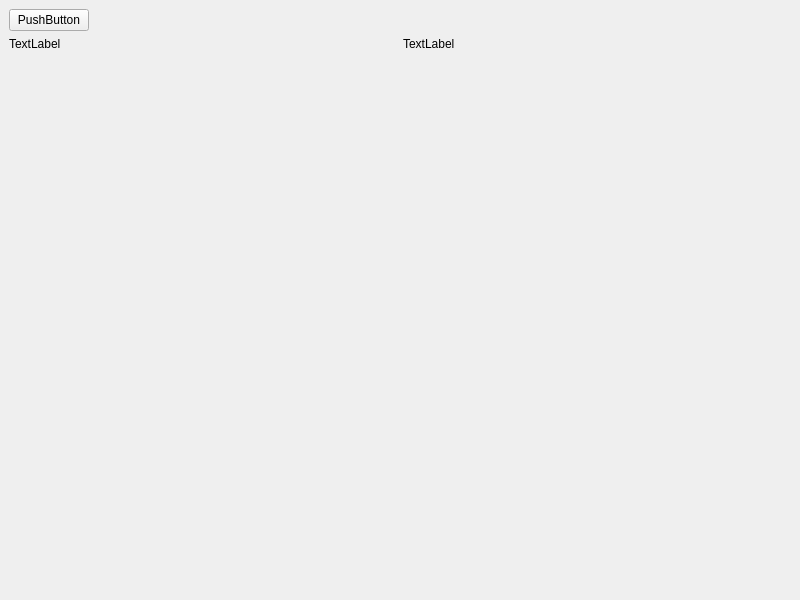
<?xml version="1.0" encoding="UTF-8"?>
<ui version="4.0">
 <class>MainWindow</class>
 <widget class="QMainWindow" name="MainWindow">
  <property name="geometry">
   <rect>
    <x>0</x>
    <y>0</y>
    <width>800</width>
    <height>600</height>
   </rect>
  </property>
  <property name="windowTitle">
   <string>MainWindow</string>
  </property>
  <widget class="QWidget" name="centralwidget">
   <layout class="QHBoxLayout" name="horizontalLayout">
    <item>
     <layout class="QVBoxLayout" name="verticalLayout_2">
      <item>
       <layout class="QHBoxLayout" name="horizontalLayout_2">
        <item>
         <widget class="QPushButton" name="pushButton">
          <property name="text">
           <string>PushButton</string>
          </property>
         </widget>
        </item>
        <item>
         <spacer name="horizontalSpacer">
          <property name="orientation">
           <enum>Qt::Horizontal</enum>
          </property>
          <property name="sizeHint" stdset="0">
           <size>
            <width>40</width>
            <height>20</height>
           </size>
          </property>
         </spacer>
        </item>
       </layout>
      </item>
      <item>
       <layout class="QHBoxLayout" name="horizontalLayout_3">
        <item>
         <widget class="QLabel" name="label_L">
          <property name="text">
           <string>TextLabel</string>
          </property>
         </widget>
        </item>
        <item>
         <widget class="QLabel" name="label_R">
          <property name="text">
           <string>TextLabel</string>
          </property>
         </widget>
        </item>
       </layout>
      </item>
      <item>
       <spacer name="verticalSpacer">
        <property name="orientation">
         <enum>Qt::Vertical</enum>
        </property>
        <property name="sizeHint" stdset="0">
         <size>
          <width>20</width>
          <height>40</height>
         </size>
        </property>
       </spacer>
      </item>
     </layout>
    </item>
   </layout>
  </widget>
 </widget>
 <resources/>
 <connections/>
</ui>
